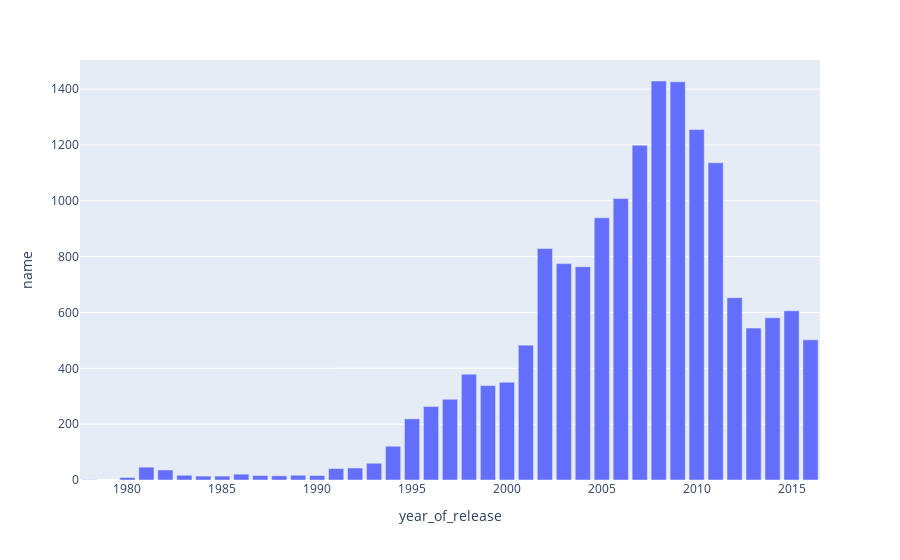

The notebook cell this image was saved under:
### Markdown cell above
<div class="alert alert-block alert-info">
  
  <b>Шаг 3. Исследовательский анализ данных</b>

### Code cell
#Проанализируем количество выпущенных игр по годам :
df_games = df.pivot_table(index='year_of_release', values=['name'], aggfunc='count').reset_index()
px.bar(df_games, x='year_of_release', y='name')

### Figure 1 — Plotly figure (JSON) as saved in the notebook; plotly's stock layout.template omitted (floating-point values rounded to 4 significant figures)
{"data": [{"alignmentgroup": "True", "hovertemplate": "year_of_release=%{x}<br>name=%{y}<extra></extra>", "legendgroup": "", "marker": {"color": "#636efa", "pattern": {"shape": ""}}, "name": "", "offsetgroup": "", "orientation": "v", "showlegend": false, "textposition": "auto", "type": "bar", "x": [1978, 1980, 1981, 1982, 1983, 1984, 1985, 1986, 1987, 1988, 1989, 1990, 1991, 1992, 1993, 1994, 1995, 1996, 1997, 1998, 1999, 2000, 2001, 2002, 2003, 2004, 2005, 2006, 2007, 2008, 2009, 2010, 2011, 2012, 2013, 2014, 2015, 2016], "xaxis": "x", "y": [1, 9, 46, 36, 17, 14, 14, 21, 16, 15, 17, 16, 41, 43, 60, 121, 219, 263, 289, 379, 338, 350, 483, 829, 775, 764, 939, 1008, 1199, 1429, 1426, 1255, 1136, 653, 544, 581, 606, 502], "yaxis": "y"}], "layout": {"autosize": true, "barmode": "relative", "legend": {"tracegroupgap": 0}, "margin": {"t": 60}, "xaxis": {"anchor": "y", "autorange": true, "domain": [0, 1], "range": [1978.0, 2016.0], "title": {"text": "year_of_release"}, "type": "linear"}, "yaxis": {"anchor": "x", "autorange": true, "domain": [0, 1], "range": [0, 1504.0], "title": {"text": "name"}, "type": "linear"}}}
